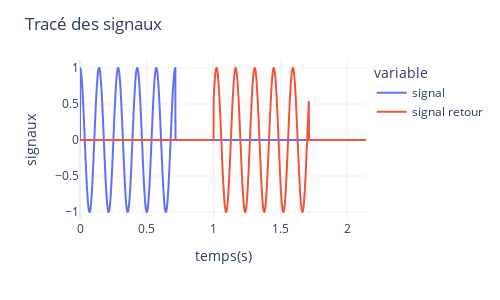

Notebook cell for this chart:
### Code cell
# fichier python du TP2 de SSL
# Nathan CHOPIN et Maël PIERRON
# 19/11/24

import numpy as np
import pandas as pd
import plotly.express as px

# fonction porte de T
def porte(t,T):
    y=(abs(t)<T/2)
    return np.float16(y)

A = 1
Fs = 1000 #Hz
Ts = 1/Fs # s
f0 = 7 #Hz
T0 = 1 / f0
##################################################
T = 5 * T0
D = 3 * T # s
t = np.arange(0,D,Ts)
N = len(t)
##################################################

tau0 = 1 # s

x = A *np.cos(2 * np.pi * f0 * t) * porte(t - T/2 , T)

y = A *np.cos(2 * np.pi * f0 * t - tau0) * porte(t -tau0 - T/2 , T)

# I) Creer sa structure de données
df = pd.DataFrame({'temps':t, 'signal':x , 'signal retour' :y})

# II) Creer sa figure
fig = px.line(df, x='temps', y=['signal','signal retour'])

# III) Creer son layout
fig.update_layout(xaxis_title='temps(s)', yaxis_title='signaux',
#xaxis_range=..., yaxis_range=..., # if needed
title = 'Tracé des signaux',
template='plotly_white', width=500, height=300)

# IV) Afficher
fig.show()

### Figure 1 — Plotly figure (JSON) as saved in the notebook; plotly's stock layout.template omitted (floating-point values rounded to 4 significant figures; data arrays with more than 128 entries replaced by an {"elided": "..."} marker saying what was removed)
{"data": [{"hovertemplate": "variable=signal<br>temps=%{x}<br>value=%{y}<extra></extra>", "legendgroup": "signal", "line": {"color": "#636efa", "dash": "solid"}, "marker": {"symbol": "circle"}, "mode": "lines", "name": "signal", "showlegend": true, "type": "scattergl", "x": {"elided": "2143 float values"}, "xaxis": "x", "y": {"elided": "2143 float values"}, "yaxis": "y"}, {"hovertemplate": "variable=signal retour<br>temps=%{x}<br>value=%{y}<extra></extra>", "legendgroup": "signal retour", "line": {"color": "#EF553B", "dash": "solid"}, "marker": {"symbol": "circle"}, "mode": "lines", "name": "signal retour", "showlegend": true, "type": "scattergl", "x": {"elided": "2143 float values"}, "xaxis": "x", "y": {"elided": "2143 float values"}, "yaxis": "y"}], "layout": {"height": 300, "legend": {"title": {"text": "variable"}, "tracegroupgap": 0}, "margin": {"t": 60}, "title": {"text": "Tracé des signaux"}, "width": 500, "xaxis": {"anchor": "y", "domain": [0, 1], "title": {"text": "temps(s)"}}, "yaxis": {"anchor": "x", "domain": [0, 1], "title": {"text": "signaux"}}}}
